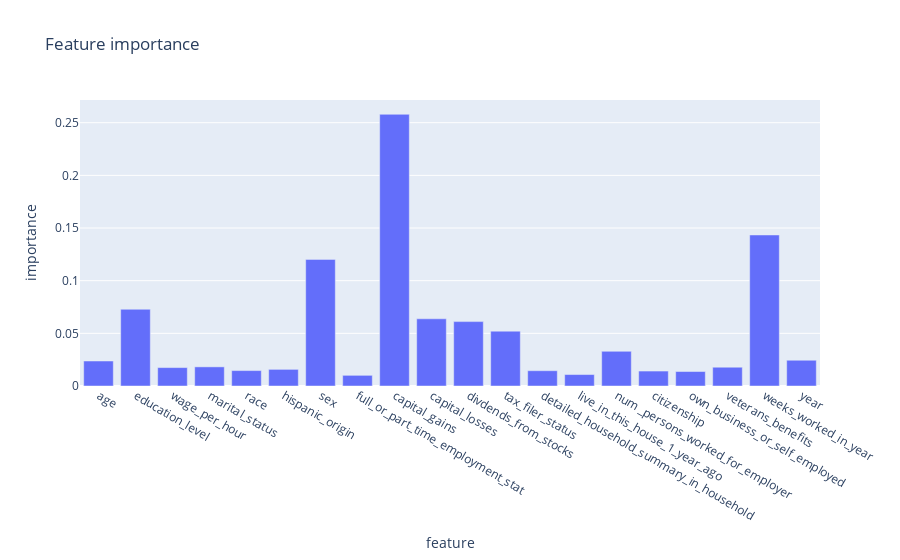

Here is the notebook cell this chart was saved with:
### Code cell


### Figure 1 — Plotly figure (JSON) as saved in the notebook; plotly's stock layout.template omitted (floating-point values rounded to 4 significant figures)
{"data": [{"alignmentgroup": "True", "hovertemplate": "feature=%{x}<br>importance=%{y}<extra></extra>", "legendgroup": "", "marker": {"color": "#636efa"}, "name": "", "offsetgroup": "", "orientation": "v", "showlegend": false, "textposition": "auto", "type": "bar", "x": ["age", "education_level", "wage_per_hour", "marital_status", "race", "hispanic_origin", "sex", "full_or_part_time_employment_stat", "capital_gains", "capital_losses", "divdends_from_stocks", "tax_filer_status", "detailed_household_summary_in_household", "live_in_this_house_1_year_ago", "num _persons_worked_for_employer", "citizenship", "own_business_or_self_employed", "veterans_benefits", "weeks_worked_in_year", "year"], "xaxis": "x", "y": [0.02374, 0.07285, 0.01748, 0.01818, 0.01464, 0.01579, 0.1202, 0.01013, 0.258, 0.0638, 0.06115, 0.05207, 0.01452, 0.01087, 0.03293, 0.01419, 0.01374, 0.01782, 0.1434, 0.02446], "yaxis": "y"}], "layout": {"barmode": "relative", "legend": {"tracegroupgap": 0}, "title": {"text": "Feature importance"}, "xaxis": {"anchor": "y", "domain": [0, 1], "title": {"text": "feature"}}, "yaxis": {"anchor": "x", "domain": [0, 1], "title": {"text": "importance"}}}}
